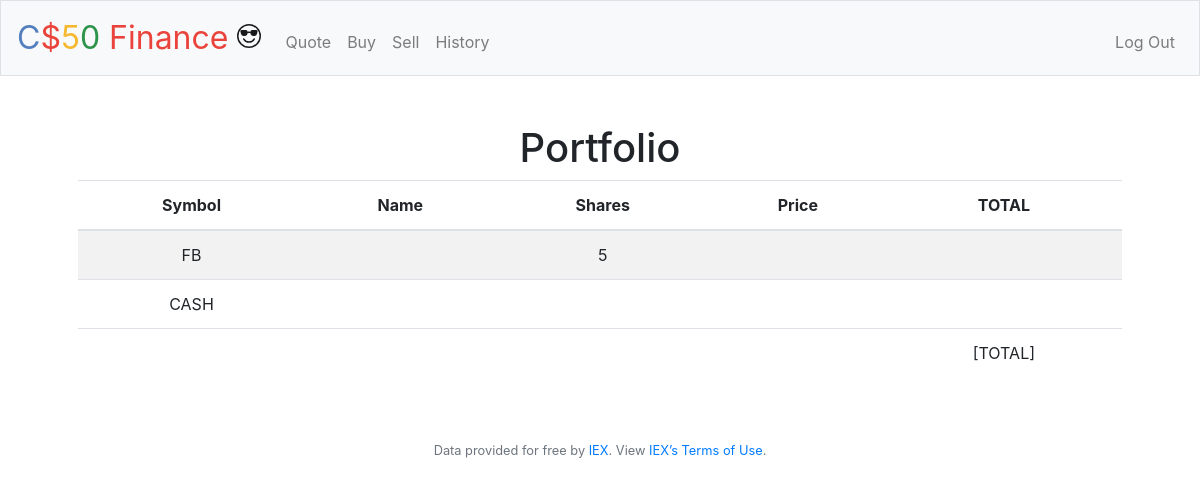
Before: / (signed in) with the older database file.
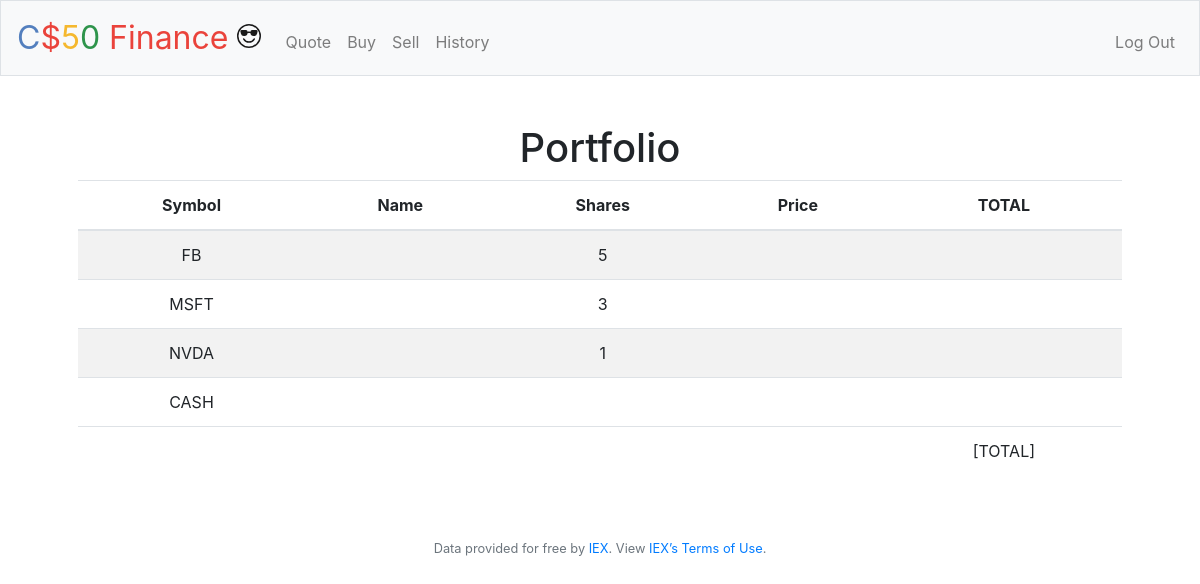
After: the same page with the newer database file.
### tables this page shows
CREATE TABLE activities (
id INTEGER, 
user_id INTEGER NOT NULL, 
symbol TEXT NOT NULL, 
price NUMERIC NOT NULL, 
shares INTEGER NOT NULL, 
action TEXT NOT NULL,
cash_before NUMERIC,
cash_after NUMERIC,
date_time TEXT NOT NULL,

PRIMARY KEY (id), FOREIGN KEY(user_id) REFERENCES users(id));

### application.py (the view)
@app.route("/")
@login_required
def index():
    spent_cash = db.execute("SELECT spent_cash FROM profile WHERE user_id = ? ORDER BY date_time DESC LIMIT 1", session["user_id"])
    spent_cash = spent_cash[0]["spent_cash"]
    print("============================================================================")
    print("SPENT CASH - 0 is FALSE, 1 is TRUE (0, 1 is int)")
    print(spent_cash)
    print("============================================================================")
    portfolios = db.execute("SELECT symbol, SUM(shares) as totalshares FROM activities WHERE user_id = ? GROUP BY symbol", session["user_id"])
    print("============================================================================")
    print("PORTFOLIO")
    print(portfolios)
    print("==========================================================================")
    print("CASH BALANCE")
    if spent_cash == 0:
        cash = db.execute("SELECT cash FROM users WHERE id = ?;", session["user_id"])
        cash_before = cash[0]["cash"]
        print(cash_before)
        print("==========================================================================")
    elif spent_cash == 1:
        cash = db.execute("SELECT cash_after FROM activities WHERE user_id = ? ORDER BY date_time DESC LIMIT 1;", session["user_id"])
        cash_before = cash[0]["cash_after"]
        print(cash_before)
        print("==========================================================================")
    return render_template("/index.html", portfolios=portfolios)

### application.py (called while the page is built)
@app.after_request
def after_request(response):
    response.headers["Cache-Control"] = "no-cache, no-store, must-revalidate"
    response.headers["Expires"] = 0
    response.headers["Pragma"] = "no-cache"
    return response

### helpers.py (called while the page is built)
def login_required(f):
    @wraps(f)
    def decorated_function(*args, **kwargs):
        if session.get("user_id") is None:
            return redirect("/login")
        return f(*args, **kwargs)
    return decorated_function

### templates/index.html (shortened to what this page needs)
{% extends "layout.html" %}
{% block main %}
    <h1>Portfolio</h1>
    <table class="table table-striped">
        <thead>
            <tr>
                <th>Symbol</th>
                <th>Name</th>
                <th>Shares</th>
                <th>Price</th>
                <th>TOTAL</th>
            </tr>
        </thead>
        <tfoot>
            <tr>
                <td>CASH</td>
                <td></td>
                <td></td>
                <td></td>
                <td>{{cash}}</td>
            </tr>
            <tr>
                <td></td>
                <td></td>
                <td></td>
                <td></td>
                <td>[TOTAL]</td>
            </tr>
        </tfoot>
        <tbody>
            {% for portfolio in portfolios %}
            <tr>
                <td>
                    {{portfolio.symbol}}
                </td>
                <td>
                </td>
                <td>
                    {{portfolio.totalshares}}
                </td>
                <td>
                </td>
                <td>
                </td>
            </tr>
            {% endfor %}
        </tbody>
    </table>
{% endblock %}

### templates/layout.html (shortened to what this page needs)
<!DOCTYPE html>
<html lang="en">
    <head>
        <link rel="stylesheet" href="https://cdn.jsdelivr.net/npm/bootstrap@4.5.3/dist/css/bootstrap.min.css">
        <link href="/static/styles.css" rel="stylesheet">
    </head>
    <body>
        <nav class="navbar navbar-expand-md navbar-light bg-light border">
            <a class="navbar-brand" href="/">
                <span class="blue">C</span><span class="red">$</span><span class="yellow">5</span><span class="green">0</span> <span class="red">Finance</span><span>
                </span></a>
            <div class="collapse navbar-collapse" id="navbar">
                {% if session.user_id %}
                    <ul class="navbar-nav mr-auto mt-2">
                        <li class="nav-item"><a class="nav-link" href="/quote">Quote</a></li>
                        <li class="nav-item"><a class="nav-link" href="/buy">Buy</a></li>
                        <li class="nav-item"><a class="nav-link" href="/sell">Sell</a></li>
                        <li class="nav-item"><a class="nav-link" href="/history">History</a></li>
                    </ul>
                    <ul class="navbar-nav ml-auto mt-2">
                        <li class="nav-item"><a class="nav-link" href="/logout">Log Out</a></li>
                    </ul>
                {% else %}
                    <ul class="navbar-nav ml-auto mt-2">
                        <li class="nav-item"><a class="nav-link" href="/register">Register</a></li>
                        <li class="nav-item"><a class="nav-link" href="/login">Log In</a></li>
                    </ul>
                {% endif %}
            </div>
        </nav>
        <main class="container p-5">
            {% block main %}{% endblock %}
        </main>
        <footer class="small text-center text-muted">
            Data provided for free by <a href="https://iextrading.com/developer">IEX</a>. View <a href="https://iextrading.com/api-exhibit-a/">IEX’s Terms of Use</a>.
        </footer>
    </body>
</html>

### static/styles.css (style rules this page uses)
nav .navbar-brand { font-size: xx-large; }
nav .navbar-brand .blue { color: #537fbe; }
nav .navbar-brand .red { color: #ea433b; }
nav .navbar-brand .yellow { color: #f5b82e; }
nav .navbar-brand .green { color: #2e944b; }
main { overflow-x: auto; text-align: center; }
svg.bi.bi-emoji-sunglasses-xl { height: 24px !important; width: 24px !important; }

Changed rows visible on the page:
added activities: symbol "MSFT", totalshares "3"
added activities: symbol "NVDA", totalshares "1"
